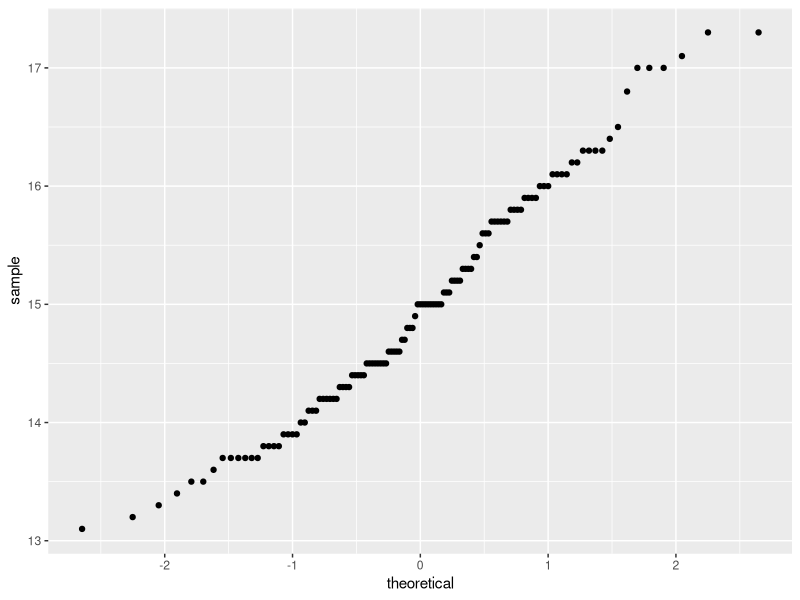
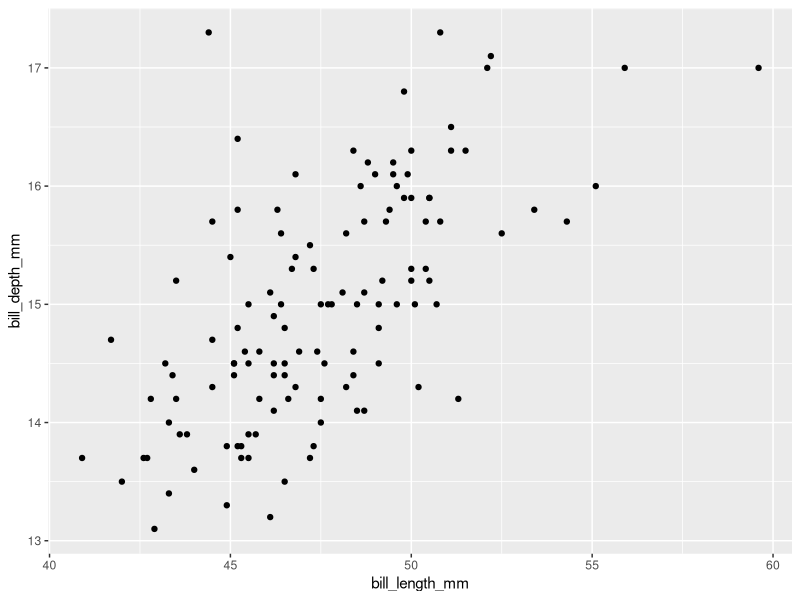
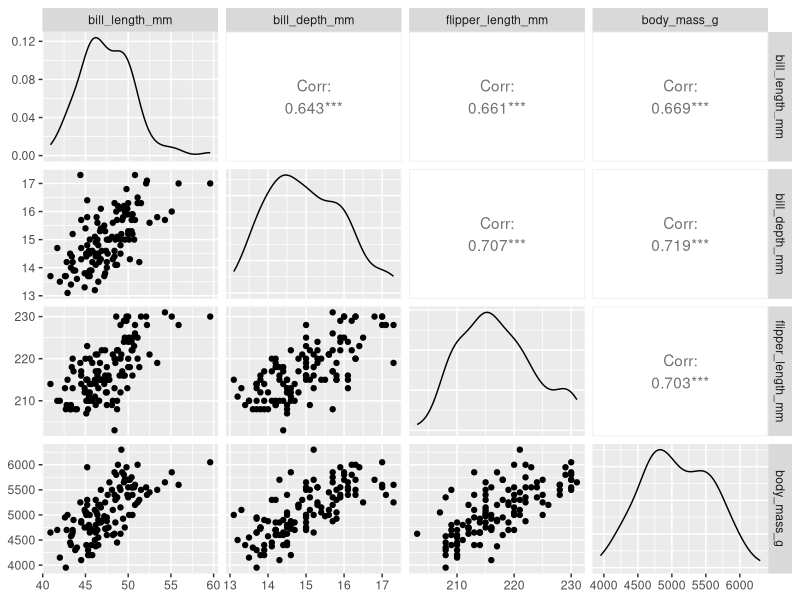
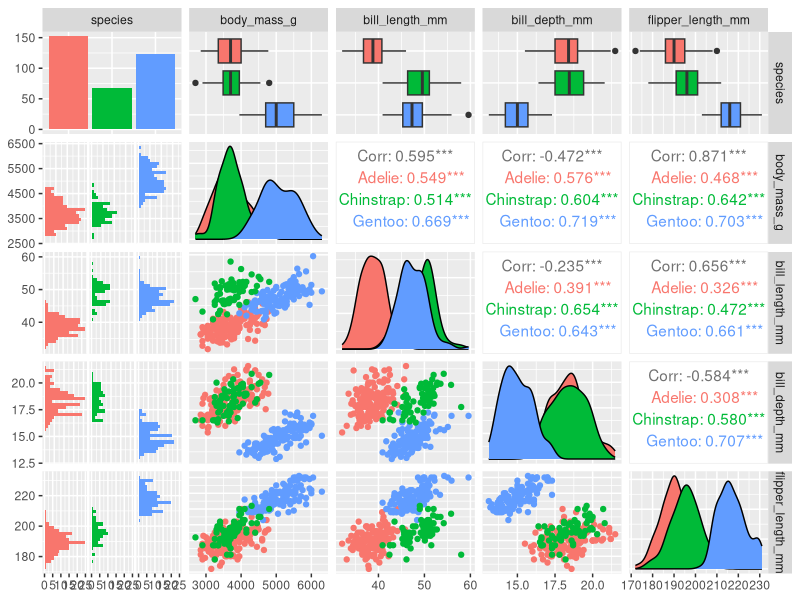

Write R code to recreate these figures, in order.
library(tidyverse)
library(palmerpenguins)
library(rstatix)

gentoo = penguins %>% 
  filter(species=="Gentoo")

# Exploratory data analysis:
glimpse(gentoo)
ggplot(gentoo) +
  stat_qq(aes(sample=bill_depth_mm))
ggplot() +
  geom_point(aes(x=bill_length_mm, y=bill_depth_mm), data=gentoo)
#Want data to be either big or linear QQ
#If nt you can use Kentall tau or Spearman rho 

# cor() returns just the correlation coefficient r
cor(x=gentoo$bill_length_mm, y=gentoo$bill_depth_mm, use="complete.obs")
# cor.test() returns the t-statistic, df, p-value, etc.
cor.test(x=gentoo$bill_length_mm, y=gentoo$bill_depth_mm, use="complete.obs")
# cor_test is the pipe-friendly version from rstatix
gentoo %>%
  cor_test(bill_length_mm, bill_depth_mm)

##Correlation matrix
head(gentoo)
cor(gentoo[,3:6], use="complete.obs")
library(GGally)
gentoo %>%
  select(bill_length_mm, bill_depth_mm, flipper_length_mm, body_mass_g) %>%
  ggpairs()
penguins %>%
  select(species, body_mass_g, ends_with("_mm")) %>% # clever way to select variables with names that end in "_mm"
  GGally::ggpairs(aes(color = species))
